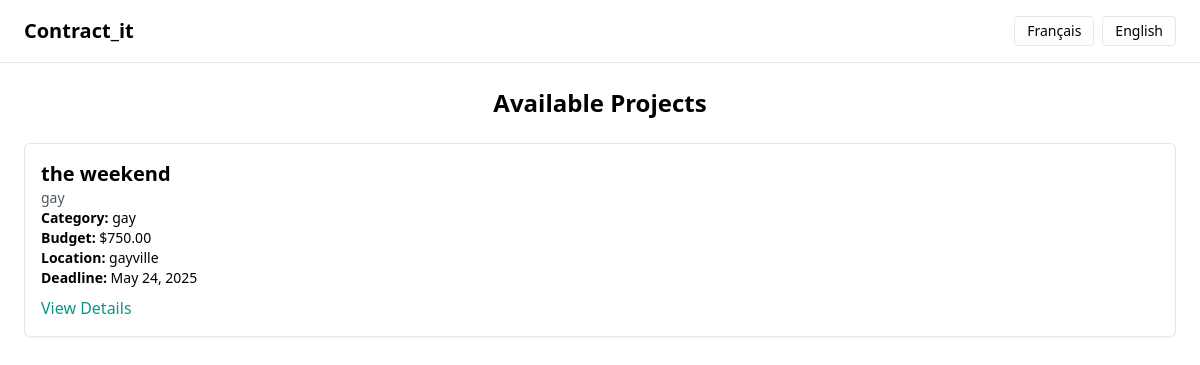
Before: /api/projects/jobs/ with the older database file.
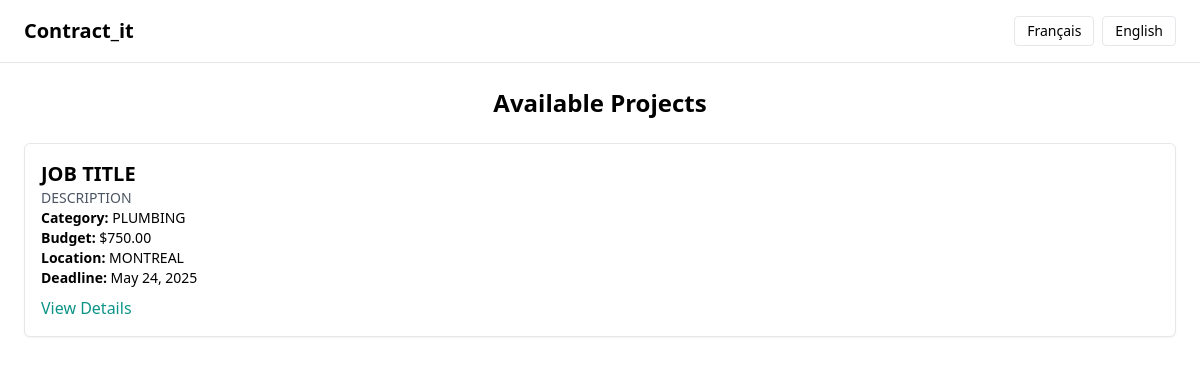
After: the same page with the newer database file.
### projects/models.py (models this page shows, shortened)
class Project(models.Model):
    STATUS_CHOICES = [
        ('active', 'Actif'),         # Projet visible et ouvert aux offres
        ('in_progress', 'En cours'), # Projet attribué à un entrepreneur
        ('completed', 'Terminé'),    # Projet terminé
        ('cancelled', 'Annulé'),     # Projet annulé
    ]
    is_public = models.BooleanField(
        default=True,
        help_text="Le projet est-il visible par tous (True) ou privé (False)"
    )
    client = models.ForeignKey(
        CustomUser,
        on_delete=models.SET_NULL,  # Si le client est supprimé, on garde le projet mais client devient NULL
        related_name='projects_posted',  # Permet de faire client.projects_posted.all()
        limit_choices_to={'is_client': True},
        null=True,  # ✅ Important pour que SET_NULL soit autorisé
        blank=True,  # ✅ Pour le support dans les formulaires admin
        help_text="Client qui a publié ce projet"
    )
    contractor = models.ForeignKey(
        CustomUser,
        on_delete=models.SET_NULL,  # Si l'entrepreneur est supprimé, on garde le projet mais contractor devient NULL
        null=True,
        blank=True,
        related_name='projects_awarded',  # Permet de faire contractor.projects_awarded.all()
        limit_choices_to={'is_contractor': True},
        help_text="Entrepreneur engagé pour ce projet (facultatif)"
    )
    title = models.CharField(
        max_length=255,
        help_text="Titre du projet (ex. : Rénovation cuisine)"
    )
    description = models.TextField(
        help_text="Détails complets fournis par le client"
    )
    category = models.CharField(
        max_length=100,
        help_text="Spécialité demandée ou domaine du projet"
    )
    location = models.CharField(
        max_length=255,
        help_text="Adresse, ville ou région du chantier"
    )
    budget = models.DecimalField(
        max_digits=10,
        decimal_places=2,
        help_text="Budget estimé pour la réalisation"
    )
    deadline = models.DateField(
        help_text="Date à laquelle le projet doit idéalement être terminé"
    )
    status = models.CharField(
        max_length=20,
        choices=STATUS_CHOICES,
        default='active',
        help_text="État actuel du projet dans le cycle de vie"
    )
    ai_drafted = models.BooleanField(
        default=False,
        help_text="Généré automatiquement par l'assistant IA ?"
    )
    created_at = models.DateTimeField(
        auto_now_add=True,
        help_text="Date à laquelle le projet a été publié"
    )
    updated_at = models.DateTimeField(
        auto_now=True,
        help_text="Dernière mise à jour des informations du projet"
    )

### projects/views.py (the view)
# urls.py: path('jobs/', find_jobs_view, name='find_jobs'),
def find_jobs_view(request):
    projects = Project.objects.filter(is_public=True, status='active').order_by('-created_at')
    return render(request, 'projects/project_list.html', {'projects': projects})

### core/context_processors.py (called while the page is built)
def user_roles(request):
    user = request.user
    return {
        'is_client': getattr(user, 'is_client', False),
        'is_contractor': getattr(user, 'is_contractor', False),
    }

### projects/templates/projects/project_list.html (shortened to what this page needs)
{% extends 'core/base2.html' %}
{% load i18n %}
{% block content %}
<h2 class="text-2xl font-bold mb-6 text-center">{% trans "Available Projects" %}</h2>
{% if projects %}
    <ul class="space-y-4">
        {% for project in projects %}
        <li class="border p-4 rounded-md bg-white shadow-sm">
            <h3 class="text-xl font-semibold">{{ project.title }}</h3>
            <p class="text-sm text-gray-600">{{ project.description|truncatechars:100 }}</p>
            <p class="text-sm"><strong>{% trans "Category" %}:</strong> {{ project.category }}</p>
            <p class="text-sm"><strong>{% trans "Budget" %}:</strong> ${{ project.budget }}</p>
            <p class="text-sm"><strong>{% trans "Location" %}:</strong> {{ project.location }}</p>
            <p class="text-sm"><strong>{% trans "Deadline" %}:</strong> {{ project.deadline }}</p>
            <a href="{% url 'project_detail_html' project.id %}" class="text-teal-600 hover:underline mt-2 inline-block">
                {% trans "View Details" %}
            </a>
        </li>
        {% endfor %}
    </ul>
{% else %}
    <p class="text-center text-gray-500">{% trans "No projects available at the moment." %}</p>
{% endif %}
{% endblock %}

### core/templates/core/base2.html (shortened to what this page needs)
{% load i18n %}
{% load i18n %}
<!doctype html>
<html>
    <head>
        <script src="https://cdn.tailwindcss.com"></script>
    </head>
    <body>
        <nav class="py-4 px-6 flex justify-between items-center border-b border-gray-200">
            <a href="/" class="text-xl font-semibold">Contract_it</a>
            <div class="flex space-x-2 items-center">
                <form id="lang-fr" action="{% url 'set_language' %}" method="post">
                    <button type="submit" class="text-sm font-medium border px-3 py-1 rounded hover:bg-gray-100 {% if LANGUAGE_CODE == 'fr' %}bg-gray-300{% endif %}">
                        Français
                    </button>
                </form>
                <form id="lang-en" action="{% url 'set_language' %}" method="post">
                    <button type="submit" class="text-sm font-medium border px-3 py-1 rounded hover:bg-gray-100 {% if LANGUAGE_CODE == 'en' %}bg-gray-300{% endif %}">
                        English
                    </button>
                </form>
            </div>
        </nav>
        <div class="px-6 py-6">
            {% block content %}
            {% endblock %}
        </div>
    </body>
</html>

Changed rows visible on the page:
changed Project: title "the weekend" → "JOB TITLE"; description "gay" → "DESCRIPTION"; category "gay" → "PLUMBING"; location "gayville" → "MONTREAL"
